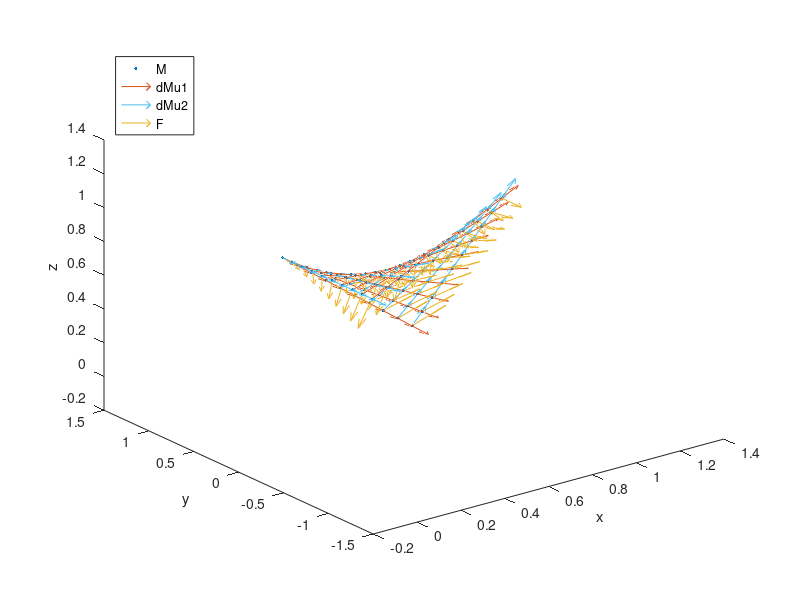

The MATLAB source for this figure: (Note: this script raises an error after producing the figure.)
function example_6
% Example 6 from page 6 in "Differential Forms" by Kurt Bryan
% Messing with 2-forms and 2-manifolds

% Some helper functions
% Grabs the appropriate row of a vector-valued function
rSelect = @(V, IDX) V(IDX,:);

% Vector field F in R2, example
F = @(x) [x(2,:);...
          -x(1,:) - x(3,:);...
          x(2,:)];
      
% 2-form, for curl-like stuff
w = @(x,dx) rSelect(F(x),1).*dx(1,:) + rSelect(F(x),2).*dx(2,:);

% 2-Manifold X in R3, parameterized by (u1,u2), example
n = 10;
b1 = linspace(0,1,n);
b2 = linspace(0,1,n);
[b1,b2] = meshgrid(b1,b2);
b1 = reshape(b1,[1,size(b1,1)*size(b1,2)]);
b2 = reshape(b2,[1,size(b2,1)*size(b2,2)]);
X = @(u1,u2) [u1; u1-u2; 1 - u1 + u1.*u2];
dXu1 = @(u1,u2) [ones(1, size(u1,2)); ones(1,size(u1,2)); -1+u2];
dXu2 = @(u1,u2) [zeros(1, size(u1,2)); -ones(1,size(u1,2)); u1];


%%% PLOTTING %%%
figure(15301)
clf
plot3(rSelect(X(b1,b2),1), rSelect(X(b1,b2),2), rSelect(X(b1,b2),3), '.')
hold on
quiver3(rSelect(X(b1,b2),1), rSelect(X(b1,b2),2), rSelect(X(b1,b2),3),...
       rSelect(dXu1(b1,b2),1), rSelect(dXu1(b1,b2),2), rSelect(dXu1(b1,b2),3))
quiver3(rSelect(X(b1,b2),1), rSelect(X(b1,b2),2), rSelect(X(b1,b2),3),...
       rSelect(dXu2(b1,b2),1), rSelect(dXu2(b1,b2),2), rSelect(dXu2(b1,b2),3))
quiver3(rSelect(X(b1,b2),1), rSelect(X(b1,b2),2), rSelect(X(b1,b2),3),...
       rSelect(F(X(b1,b2)),1), rSelect(F(X(b1,b2)),2), rSelect(F(X(b1,b2)),3) )
xlabel('x')
ylabel('y')
zlabel('z')
legend('M','dMu1', 'dMu2', 'F', 'Location', 'Northwest')

figure(15302)
clf
plot(rSelect(M(t),1), rSelect(M(t),2))
hold on
quiver(rSelect(M(t),1), rSelect(M(t),2), ...
       rSelect(F(M(t)),1), rSelect(F(M(t)),2) )
title('Integral over manifold')
xlabel('x')
ylabel('y')
legend('M', '1-form', 'Location', 'Northwest')
axis equal

figure(15303)
clf
plot(t, w(M(t),dM(t)))
title('Integral over parameter "t"')
xlabel('t')
ylabel('w')

disp('Answer is:')
disp(integral(@(x) w(M(x),dM(x)), t(1), t(end)))
end